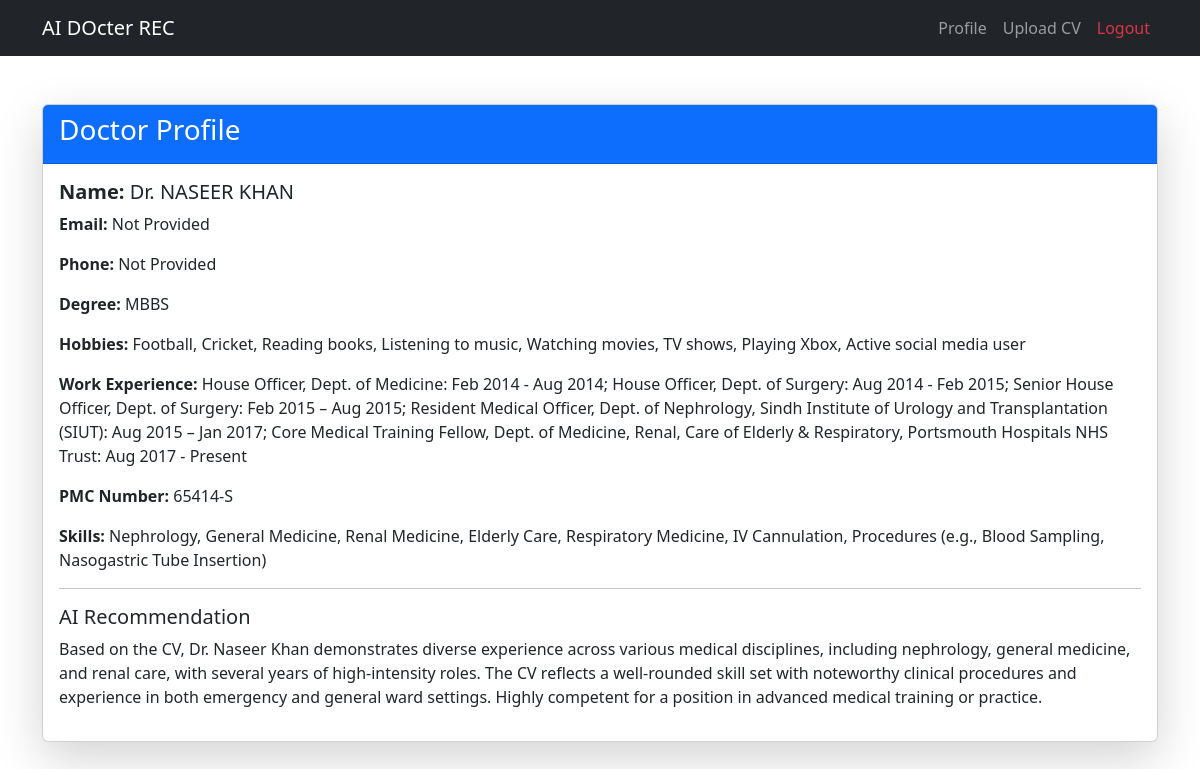
/profile/1/ (signed in), run on the app's committed database.
### resume/models.py (models this page shows, shortened)
class Profile(models.Model):
    user = models.OneToOneField(User, on_delete=models.CASCADE, related_name='profile')
    cv_file = models.FileField(upload_to='cvs/', null=True, blank=True)
    name = models.CharField(max_length=255, null=True, blank=True)
    email = models.EmailField(null=True, blank=True)
    phone = models.CharField(max_length=20, null=True, blank=True)
    degree = models.CharField(max_length=255, null=True, blank=True)
    hobbies = models.TextField(null=True, blank=True)
    work_experience = models.TextField(null=True, blank=True)
    skills = models.ManyToManyField('Skill', blank=True)
    pmc_number = models.CharField(max_length=20, null=True, blank=True)
    ai_recommendation = models.TextField(null=True, blank=True)
    isverified = models.BooleanField(null=True,default=False)

class Skill(models.Model):
    name = models.CharField(max_length=255, unique=True)
    def __str__(self):
        return self.name

### resume/views.py (the view)
# urls.py: path('profile/<int:user_id>/', profile_view, name='profile'),
@login_required
def profile_view(request, user_id):
    user = get_object_or_404(User, id=user_id)
    profile = get_object_or_404(Profile, user=user)
    return render(request, 'resume/profile.html', {
        'profile': profile
    })

### resume/templates/resume/profile.html (shortened to what this page needs)
<!DOCTYPE html>
<html lang="en">
<head>
    <link href="https://cdn.jsdelivr.net/npm/bootstrap@5.3.0/dist/css/bootstrap.min.css" rel="stylesheet">
</head>
<body>
    <nav class="navbar navbar-expand-lg navbar-dark bg-dark">
        <div class="container">
            <a class="navbar-brand" href="{% url 'home' %}">AI DOcter REC</a>
            <div class="collapse navbar-collapse" id="navbarNav">
                <ul class="navbar-nav ms-auto">
                    <li class="nav-item">
                        <a class="nav-link" href="{% url 'profile' user_id=profile.user.id %}">Profile</a>
                    </li>
                    <li class="nav-item">
                        <a class="nav-link" href="{% url 'update_cv' %}">Upload CV</a>
                    </li>
                    <li class="nav-item">
                        <a class="nav-link text-danger" href="{% url 'logout' %}">Logout</a>
                    </li>
                </ul>
            </div>
        </div>
    </nav>
    <div class="container mt-5">
        <div class="card shadow-lg">
            <div class="card-header bg-primary text-white">
                <h3>Doctor Profile</h3>
            </div>
            <div class="card-body">
                <h5><strong>Name:</strong> {{ profile.name }}</h5>
                <p><strong>Email:</strong> {{ profile.email }}</p>
                <p><strong>Phone:</strong> {{ profile.phone }}</p>
                <p><strong>Degree:</strong> {{ profile.degree }}</p>
                <p><strong>Hobbies:</strong> {{ profile.hobbies }}</p>
                <p><strong>Work Experience:</strong> {{ profile.work_experience }}</p>
                <p><strong>PMC Number:</strong> {{ profile.pmc_number }}</p>
                <p><strong>Skills:</strong> {{ profile.skills.all|join:", " }}</p>
                <hr>
                <h5>AI Recommendation</h5>
                <p>{{ profile.ai_recommendation }}</p>
            </div>
        </div>
    </div>
</body>
</html>

### data on the page
Profile: name "Dr. NASEER KHAN", email "Not Provided", phone "Not Provided", degree "MBBS", hobbies "Football, Cricket, Reading books, Listening to music, Watching movies, TV shows, Playing Xbox, Active social media user", work_experience "House Officer, Dept. of Medicine: Feb 2014 - Aug 2014; House Officer, Dept. of Surgery: Aug 2014 - Feb 2015; Senior House Officer, Dept. of Surgery: Feb 2015 – Aug 2015; Resident Medical Officer, Dept. of Nephrology, Sindh Institute of Urology and Transplantation (SIUT): Aug 2015 – Jan 2017; Core Medical Training Fellow, Dept. of Medicine, Renal, Care of Elderly & Respiratory, Portsmouth Hospitals NHS Trust: Aug 2017 - Present", pmc_number "65414-S", skills.all "Nephrology, General Medicine, Renal Medicine, Elderly Care, Respiratory Medicine, IV Cannulation, Procedures (e.g., Blood Sampling, Nasogastric Tube Insertion)", ai_recommendation "Based on the CV, Dr. Naseer Khan demonstrates diverse experience across various medical disciplines, including nephrology, general medicine, and renal care, with several years of high-intensity roles. The CV reflects a well-rounded skill set with noteworthy clinical procedures and experience in both emergency and general ward settings. Highly competent for a position in advanced medical training or practice."
